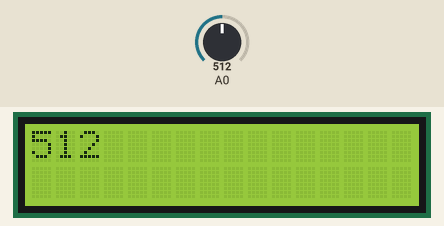
Simulated run of this sketch. Board: Arduino Uno, built with avr-gcc and run on an emulated ATmega328P. Parts: 16×2 character LCD. The inputs (shaded band) are chosen by the test bench; at power-on: A0 = 512. What the sketch prints to the serial monitor is not drawn.

Above: at 1.2 s.
1.3 s: A0 set to 716
At 2.7 s:
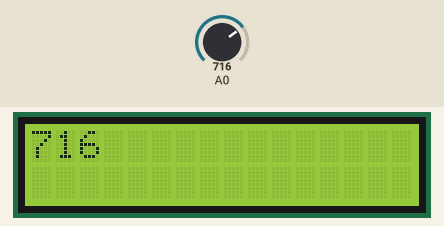
3.0 s: A0 set to 900
At 4.3 s:
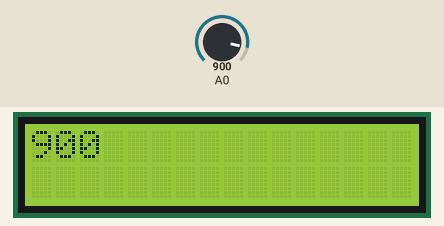
4.6 s: A0 set to 1023
At 4.9 s:
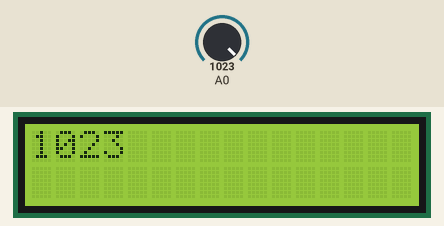
Timing chart, 0 to 7.6 s (numbered marks = the images above; inputs shaded):
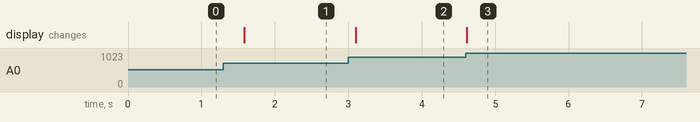

The sketch:

i2c_sensor.ino
```cpp
#include <stdlib.h>
#include <LiquidCrystal_I2C.h>
LiquidCrystal_I2C lcd(0x27, 16, 2); // LCD의 address 주소 및 크기 입력
/* 10K옴 가변저항을 이용하여 아날로그전압을 0~5V로 변화한 후,
  AD컨버젼(10비트 분해능) 된 값을 시리얼모니터에 표현 하도록 한다.
  AD컨버젼 된 값은 0~1023으로 디지털 값이 표현됨을 확인 할 수 있다. */
void setup()  // 초기화
{
  Serial.begin(9600);  // 시리얼 통신속도 9600bps 설정
  lcd.init();
  lcd.backlight();
}
void loop()  // 무한 루프
{

  // A0번 핀(Pin)에 아날로그 전압을 디지털 값으로 변환 후 sensorValue에 저장
  int sensorValue = analogRead(A0);
  Serial.print("[LKE LAB]  value : ");  // 시리얼 모니터에 출력할 내용
  Serial.println(sensorValue);  // 시리얼 모니터에 sensorValue 값 출력
  lcd.clear();
  lcd.setCursor(0, 0);
  lcd.print(sensorValue);
  delay(750);

}
```

Measured:
- after the input at 1.3 s, the display: changes after 0.29 s (image 1)
- after the input at 3.0 s, the display: changes after 0.10 s (image 2)
- after the input at 4.6 s, the display: changes at once (image 3)
